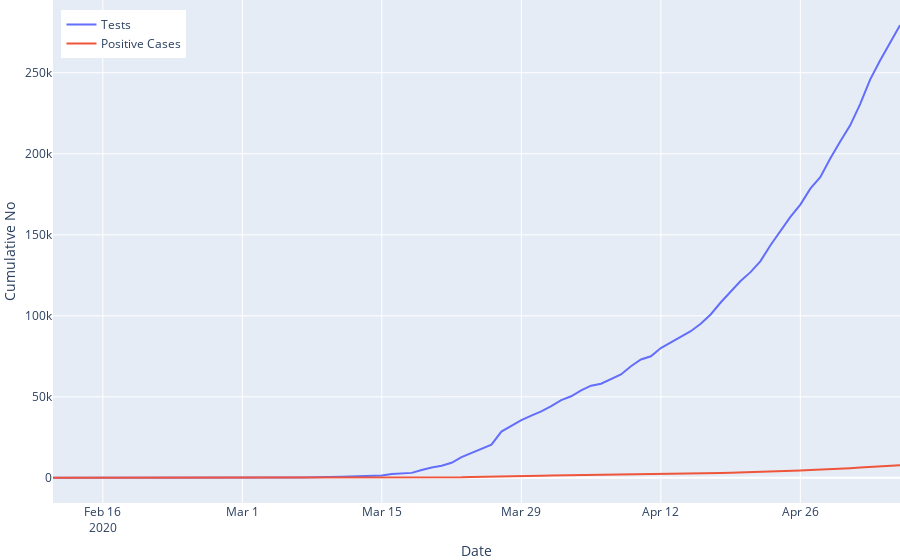

This figure's notebook cell:
### Code cell
cumulative_tests_confirmed_long = pd.melt(cumulative_tests_confirmed, id_vars=['date'], 
                                          value_vars=['daily_tests','daily_cases'])
cumulative_tests_confirmed_long.dropna(inplace=True)
fig_cumulative_tests_confirmed = px.line(cumulative_tests_confirmed_long, x='date', y='value', 
                                         color='variable')

fig_cumulative_tests_confirmed.update_layout(
    title="",
    xaxis_title="Date",
    yaxis_title="Cumulative No",
    hovermode= 'x',
    legend=dict(x=0.01, y=.98, title=dict(text="")),
    xaxis=dict(fixedrange=True),
    yaxis=dict(fixedrange=True),
    margin=empty_margin_dict,
)

fig_cumulative_tests_confirmed.update_traces(mode='lines')

fig_cumulative_tests_confirmed.data[0].name = "Tests"
fig_cumulative_tests_confirmed.data[1].name = "Positive Cases"

fig_cumulative_tests_confirmed.data[0].hovertemplate = '%{y}'
fig_cumulative_tests_confirmed.data[1].hovertemplate = '%{y}'

fig_cumulative_tests_confirmed.data[0].hoverlabel.namelength = 0
fig_cumulative_tests_confirmed.data[1].hoverlabel.namelength = 0

fig_cumulative_tests_confirmed.data[0].marker=dict(color='blue')
fig_cumulative_tests_confirmed.data[1].marker=dict(color='firebrick')

fig_cumulative_tests_confirmed.show(config = dict(displayModeBar=False))

### Figure 1 — Plotly figure (JSON) as saved in the notebook; plotly's stock layout.template omitted (floating-point values rounded to 4 significant figures)
{"data": [{"hoverlabel": {"namelength": 0}, "hovertemplate": "%{y}", "legendgroup": "daily_tests", "line": {"color": "#636efa", "dash": "solid"}, "marker": {"color": "blue"}, "mode": "lines", "name": "Tests", "showlegend": true, "type": "scatter", "x": ["2020-02-11T00:00:00", "2020-02-13T00:00:00", "2020-02-14T00:00:00", "2020-02-19T00:00:00", "2020-02-20T00:00:00", "2020-02-24T00:00:00", "2020-02-26T00:00:00", "2020-03-02T00:00:00", "2020-03-03T00:00:00", "2020-03-06T00:00:00", "2020-03-07T00:00:00", "2020-03-11T00:00:00", "2020-03-12T00:00:00", "2020-03-13T00:00:00", "2020-03-14T00:00:00", "2020-03-15T00:00:00", "2020-03-16T00:00:00", "2020-03-17T00:00:00", "2020-03-18T00:00:00", "2020-03-19T00:00:00", "2020-03-20T00:00:00", "2020-03-21T00:00:00", "2020-03-22T00:00:00", "2020-03-23T00:00:00", "2020-03-24T00:00:00", "2020-03-26T00:00:00", "2020-03-27T00:00:00", "2020-03-28T00:00:00", "2020-03-29T00:00:00", "2020-03-30T00:00:00", "2020-03-31T00:00:00", "2020-04-01T00:00:00", "2020-04-02T00:00:00", "2020-04-03T00:00:00", "2020-04-04T00:00:00", "2020-04-05T00:00:00", "2020-04-06T00:00:00", "2020-04-08T00:00:00", "2020-04-09T00:00:00", "2020-04-10T00:00:00", "2020-04-11T00:00:00", "2020-04-12T00:00:00", "2020-04-13T00:00:00", "2020-04-14T00:00:00", "2020-04-15T00:00:00", "2020-04-16T00:00:00", "2020-04-17T00:00:00", "2020-04-18T00:00:00", "2020-04-19T00:00:00", "2020-04-20T00:00:00", "2020-04-21T00:00:00", "2020-04-22T00:00:00", "2020-04-23T00:00:00", "2020-04-24T00:00:00", "2020-04-25T00:00:00", "2020-04-26T00:00:00", "2020-04-27T00:00:00", "2020-04-28T00:00:00", "2020-04-29T00:00:00", "2020-04-30T00:00:00", "2020-05-01T00:00:00", "2020-05-02T00:00:00", "2020-05-03T00:00:00", "2020-05-04T00:00:00", "2020-05-05T00:00:00", "2020-05-06T00:00:00"], "xaxis": "x", "y": [61, 67, 71, 95, 106, 116, 121, 160, 164, 200, 241, 645, 848, 924, 1017, 1476, 2405, 2911, 3070, 4832, 6438, 7425, 9315, 12815, 15529, 20471, 28537, 31963, 35593, 38409, 41072, 44292, 47965, 50361, 53937, 56873, 58098, 63776, 68874, 73028, 75053, 80085, 83663, 87022, 90515, 95060, 100827, 108201, 114711, 121510, 126937, 133774, 143570, 152390, 161004, 168643, 178470, 185497, 197127, 207530, 217522, 230686, 245747, 257541, 268064, 279379], "yaxis": "y"}, {"hoverlabel": {"namelength": 0}, "hovertemplate": "%{y}", "legendgroup": "daily_cases", "line": {"color": "#EF553B", "dash": "solid"}, "marker": {"color": "firebrick"}, "mode": "lines", "name": "Positive Cases", "showlegend": true, "type": "scatter", "x": ["2020-02-11T00:00:00", "2020-02-13T00:00:00", "2020-02-14T00:00:00", "2020-02-19T00:00:00", "2020-02-20T00:00:00", "2020-02-24T00:00:00", "2020-02-26T00:00:00", "2020-03-02T00:00:00", "2020-03-03T00:00:00", "2020-03-05T00:00:00", "2020-03-06T00:00:00", "2020-03-07T00:00:00", "2020-03-08T00:00:00", "2020-03-09T00:00:00", "2020-03-11T00:00:00", "2020-03-12T00:00:00", "2020-03-13T00:00:00", "2020-03-14T00:00:00", "2020-03-15T00:00:00", "2020-03-16T00:00:00", "2020-03-17T00:00:00", "2020-03-18T00:00:00", "2020-03-19T00:00:00", "2020-03-20T00:00:00", "2020-03-21T00:00:00", "2020-03-22T00:00:00", "2020-03-23T00:00:00", "2020-03-24T00:00:00", "2020-03-25T00:00:00", "2020-03-26T00:00:00", "2020-03-27T00:00:00", "2020-03-28T00:00:00", "2020-03-29T00:00:00", "2020-03-30T00:00:00", "2020-03-31T00:00:00", "2020-04-01T00:00:00", "2020-04-02T00:00:00", "2020-04-03T00:00:00", "2020-04-04T00:00:00", "2020-04-05T00:00:00", "2020-04-06T00:00:00", "2020-04-07T00:00:00", "2020-04-08T00:00:00", "2020-04-09T00:00:00", "2020-04-10T00:00:00", "2020-04-11T00:00:00", "2020-04-12T00:00:00", "2020-04-13T00:00:00", "2020-04-14T00:00:00", "2020-04-15T00:00:00", "2020-04-16T00:00:00", "2020-04-17T00:00:00", "2020-04-18T00:00:00", "2020-04-19T00:00:00", "2020-04-20T00:00:00", "2020-04-21T00:00:00", "2020-04-22T00:00:00", "2020-04-23T00:00:00", "2020-04-24T00:00:00", "2020-04-25T00:00:00", "2020-04-26T00:00:00", "2020-04-27T00:00:00", "2020-04-28T00:00:00", "2020-04-29T00:00:00", "2020-04-30T00:00:00", "2020-05-01T00:00:00", "2020-05-02T00:00:00", "2020-05-03T00:00:00", "2020-05-04T00:00:00", "2020-05-05T00:00:00", "2020-05-06T00:00:00"], "xaxis": "x", "y": [0, 0, 0, 0, 0, 0, 0, 0, 0, 1, 1, 2, 3, 7, 13, 16, 24, 38, 51, 62, 85, 116, 150, 202, 240, 274, 402, 554, 709, 927, 1170, 1187, 1280, 1326, 1353, 1380, 1462, 1505, 1585, 1655, 1686, 1749, 1845, 1934, 2003, 2028, 2173, 2272, 2415, 2506, 2605, 2783, 3034, 3158, 3300, 3465, 3635, 3953, 4220, 4361, 4546, 4793, 4996, 5350, 5647, 5951, 6336, 6783, 7220, 7572, 7808], "yaxis": "y"}], "layout": {"hovermode": "x", "legend": {"title": {"text": ""}, "tracegroupgap": 0, "x": 0.01, "y": 0.98}, "margin": {"b": 0, "l": 0, "r": 0, "t": 0}, "title": {"text": ""}, "xaxis": {"anchor": "y", "domain": [0, 1], "fixedrange": true, "title": {"text": "Date"}}, "yaxis": {"anchor": "x", "domain": [0, 1], "fixedrange": true, "title": {"text": "Cumulative No"}}}}
